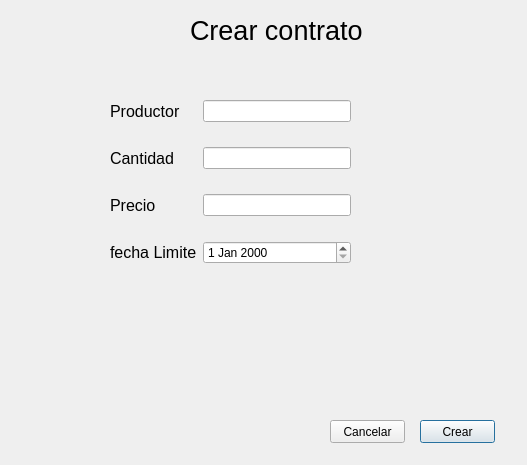
<?xml version="1.0" encoding="UTF-8"?>
<ui version="4.0">
 <class>GUI_contrato_nuevoContrato</class>
 <widget class="QDialog" name="GUI_contrato_nuevoContrato">
  <property name="geometry">
   <rect>
    <x>0</x>
    <y>0</y>
    <width>527</width>
    <height>465</height>
   </rect>
  </property>
  <property name="windowTitle">
   <string>Dialog</string>
  </property>
  <widget class="QLabel" name="label">
   <property name="geometry">
    <rect>
     <x>190</x>
     <y>-10</y>
     <width>271</width>
     <height>81</height>
    </rect>
   </property>
   <property name="font">
    <font>
     <pointsize>20</pointsize>
    </font>
   </property>
   <property name="text">
    <string>Crear contrato</string>
   </property>
  </widget>
  <widget class="QWidget" name="formLayoutWidget">
   <property name="geometry">
    <rect>
     <x>110</x>
     <y>100</y>
     <width>241</width>
     <height>211</height>
    </rect>
   </property>
   <layout class="QFormLayout" name="formLayout">
    <property name="verticalSpacing">
     <number>25</number>
    </property>
    <item row="0" column="0">
     <widget class="QLabel" name="label_2">
      <property name="font">
       <font>
        <pointsize>12</pointsize>
       </font>
      </property>
      <property name="text">
       <string>Productor</string>
      </property>
     </widget>
    </item>
    <item row="1" column="0">
     <widget class="QLabel" name="label_3">
      <property name="font">
       <font>
        <pointsize>12</pointsize>
       </font>
      </property>
      <property name="text">
       <string>Cantidad</string>
      </property>
     </widget>
    </item>
    <item row="2" column="0">
     <widget class="QLabel" name="label_5">
      <property name="font">
       <font>
        <pointsize>12</pointsize>
       </font>
      </property>
      <property name="text">
       <string>Precio</string>
      </property>
     </widget>
    </item>
    <item row="3" column="0">
     <widget class="QLabel" name="label_4">
      <property name="font">
       <font>
        <pointsize>12</pointsize>
       </font>
      </property>
      <property name="text">
       <string>fecha Limite</string>
      </property>
     </widget>
    </item>
    <item row="3" column="1">
     <widget class="QDateEdit" name="dateEdit"/>
    </item>
    <item row="0" column="1">
     <widget class="QLineEdit" name="lineEdit"/>
    </item>
    <item row="1" column="1">
     <widget class="QLineEdit" name="lineEdit_2"/>
    </item>
    <item row="2" column="1">
     <widget class="QLineEdit" name="lineEdit_3"/>
    </item>
   </layout>
  </widget>
  <widget class="QPushButton" name="pushButton">
   <property name="geometry">
    <rect>
     <x>420</x>
     <y>420</y>
     <width>75</width>
     <height>23</height>
    </rect>
   </property>
   <property name="text">
    <string>Crear</string>
   </property>
  </widget>
  <widget class="QPushButton" name="pushButton_2">
   <property name="geometry">
    <rect>
     <x>330</x>
     <y>420</y>
     <width>75</width>
     <height>23</height>
    </rect>
   </property>
   <property name="text">
    <string>Cancelar</string>
   </property>
  </widget>
 </widget>
 <resources/>
 <connections/>
</ui>
